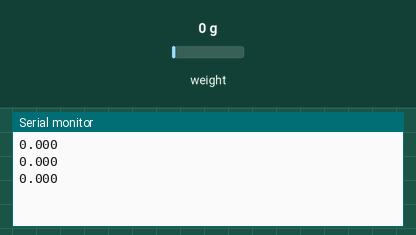
Recording of a sketch running on a simulated Arduino Uno, built with avr-gcc and run on an emulated ATmega328P. Shown: the last lines printed to the serial monitor. Wiring (inferred from the names in the program): HX711 load-cell converter: data pin 10; SCK pin 11. The inputs (shaded band) are chosen by the test bench; at power-on: weight on the scale 0 g.

Above: at 4.2 s.
4.3 s: weight on the scale set to 100 g
At 4.73 s:
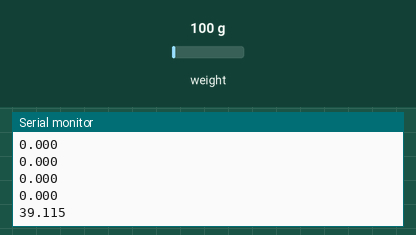
5.8 s: weight on the scale set to 1250 g
At 5.94 s:
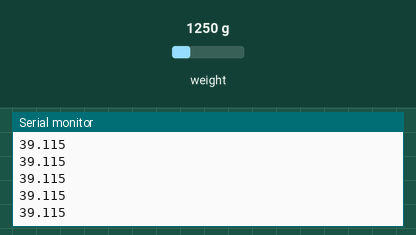
Timing chart, 0 to 8.8 s (numbered marks = the images above; inputs shaded):
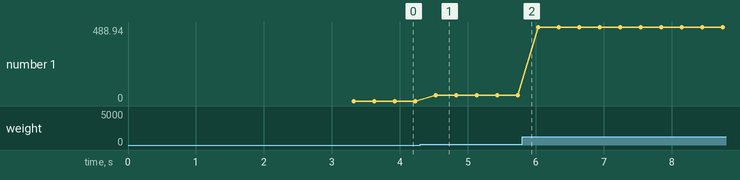

Measured:
- after the input at 4.3 s, the serial monitor: prints a new line after 0.23 s (image 1)
- plotted number 1: 0 → 39.12 after the input at 4.3 s, 39.12 → 488.94 after the input at 5.8 s

The sketch:

HX711.ino
```cpp
#include <Arduino.h>

void AE_HX711_Init(void);
void AE_HX711_Reset(void);
long AE_HX711_Read(void);
long AE_HX711_Averaging(long adc,char num);
float AE_HX711_getGram(char num);

//---------------------------------------------------//
// ピンの設定
//---------------------------------------------------//
#define pin_dout  10
#define pin_slk   11

//---------------------------------------------------//
// ロードセル　Ｓ字型　ＳＣ３０１Ａ　１００ｋＧ [P-12036]
//---------------------------------------------------//
//#define OUT_VOL   0.002f      //定格出力 [V]
//#define LOAD      100000.0f   //定格容量 [g]

//---------------------------------------------------//
// ロードセル　シングルポイント（ ビーム型）　ＳＣ６０１　１２０ｋＧ [P-12035]
//---------------------------------------------------//
//#define OUT_VOL   0.001f      //定格出力 [V]
//#define LOAD      120000.0f   //定格容量 [g]

//---------------------------------------------------//
// ロードセル　シングルポイント（ ビーム型）　ＳＣ１３３　２０ｋＧ [P-12034]
//---------------------------------------------------//
//#define OUT_VOL   0.002f      //定格出力 [V]
//#define LOAD      20000.0f    //定格容量 [g]

//---------------------------------------------------//
// ロードセル　シングルポイント（ ビーム型）　ＳＣ１３３　２ｋＧ [P-13041]
//---------------------------------------------------//
#define OUT_VOL   0.001f      //定格出力 [V]
#define LOAD      2000.0f    //定格容量 [g]

//---------------------------------------------------//
// ロードセル　シングルポイント（ビーム型）　ＳＣ６１６Ｃ　５００ｇ[P-12532]
//---------------------------------------------------//
//#define OUT_VOL   0.0007f   //定格出力 [V]
//#define LOAD      500.0f    //定格容量 [g]


float offset;

void setup() {
  Serial.begin(115200);
  //Serial.println("AE_HX711 test");
  AE_HX711_Init();
  AE_HX711_Reset();
  offset = AE_HX711_getGram(30);
}

void loop()
{
  float data;
  char S1[20];
  char s[20];
  data = AE_HX711_getGram(1);

  //define output here
  sprintf(S1,"%s",dtostrf((data-offset), 5, 3, s),AE_HX711_Read());
  Serial.println(S1);

}


void AE_HX711_Init(void)
{
  pinMode(pin_slk, OUTPUT);
  pinMode(pin_dout, INPUT);
}

void AE_HX711_Reset(void)
{
  digitalWrite(pin_slk,1);
  delayMicroseconds(75);
  digitalWrite(pin_slk,0);
  delayMicroseconds(75);
}

long AE_HX711_Read(void)
{
  long data=0;
  while(digitalRead(pin_dout)!=0);
  delayMicroseconds(7);
  for(int i=0;i<24;i++)
  {
    digitalWrite(pin_slk,1);
    delayMicroseconds(5);
    digitalWrite(pin_slk,0);
    delayMicroseconds(5);
    data = (data<<1)|(digitalRead(pin_dout));
  }
  //Serial.println(data,HEX);
  digitalWrite(pin_slk,1);
  delayMicroseconds(7);
  digitalWrite(pin_slk,0);
  delayMicroseconds(7);
  return data^0x800000;
}


long AE_HX711_Averaging(long adc,char num)
{
  long sum = 0;
  for (int i = 0; i < num; i++) sum += AE_HX711_Read();
  return sum / num;
}

float AE_HX711_getGram(char num)
{
  #define HX711_R1  20000.0f
  #define HX711_R2  8200.0f
  #define HX711_VBG 1.25f
  #define HX711_AVDD      4.2987f//(HX711_VBG*((HX711_R1+HX711_R2)/HX711_R2))
  #define HX711_ADC1bit   HX711_AVDD/16777216 //16777216=(2^24)
  #define HX711_PGA 128
  #define HX711_SCALE     (OUT_VOL * HX711_AVDD / LOAD *HX711_PGA)

  float data;

  data = AE_HX711_Averaging(AE_HX711_Read(),num)*HX711_ADC1bit;
  //Serial.println( HX711_AVDD);
  //Serial.println( HX711_ADC1bit);
  //Serial.println( HX711_SCALE);
  //Serial.println( data);
  data =  data / HX711_SCALE;


  return data;
}
```
